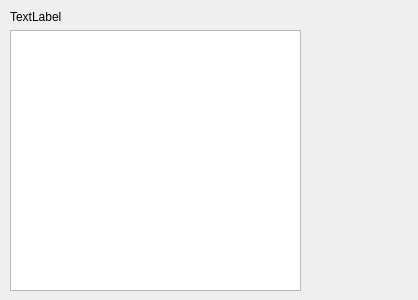
<?xml version="1.0" encoding="UTF-8"?>
<ui version="4.0">
 <class>NotesDialog</class>
 <widget class="QDialog" name="NotesDialog">
  <property name="geometry">
   <rect>
    <x>0</x>
    <y>0</y>
    <width>418</width>
    <height>300</height>
   </rect>
  </property>
  <property name="windowTitle">
   <string>Dialog</string>
  </property>
  <widget class="QWidget" name="verticalLayoutWidget">
   <property name="geometry">
    <rect>
     <x>10</x>
     <y>10</y>
     <width>291</width>
     <height>281</height>
    </rect>
   </property>
   <layout class="QVBoxLayout" name="verticalLayout">
    <item>
     <widget class="QLabel" name="label">
      <property name="text">
       <string>TextLabel</string>
      </property>
     </widget>
    </item>
    <item>
     <widget class="QTableWidget" name="tableNotes"/>
    </item>
   </layout>
  </widget>
 </widget>
 <resources/>
 <connections/>
</ui>
